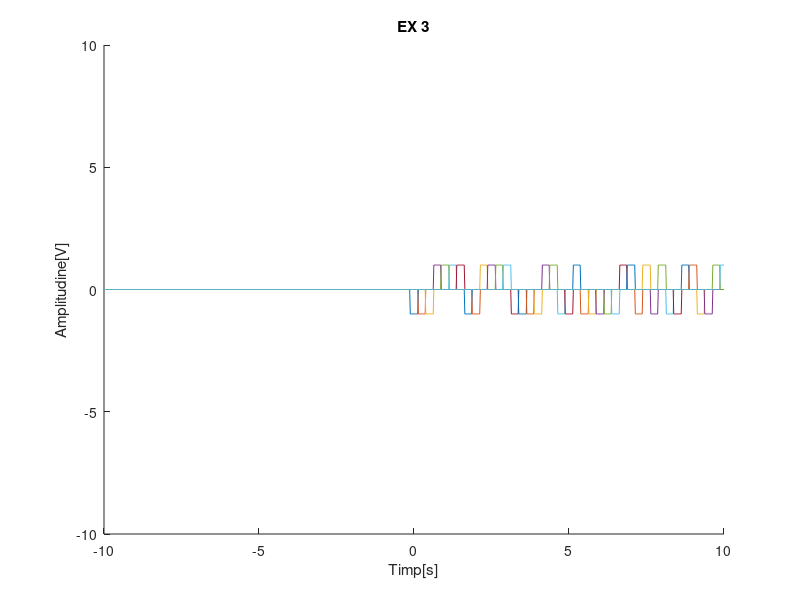
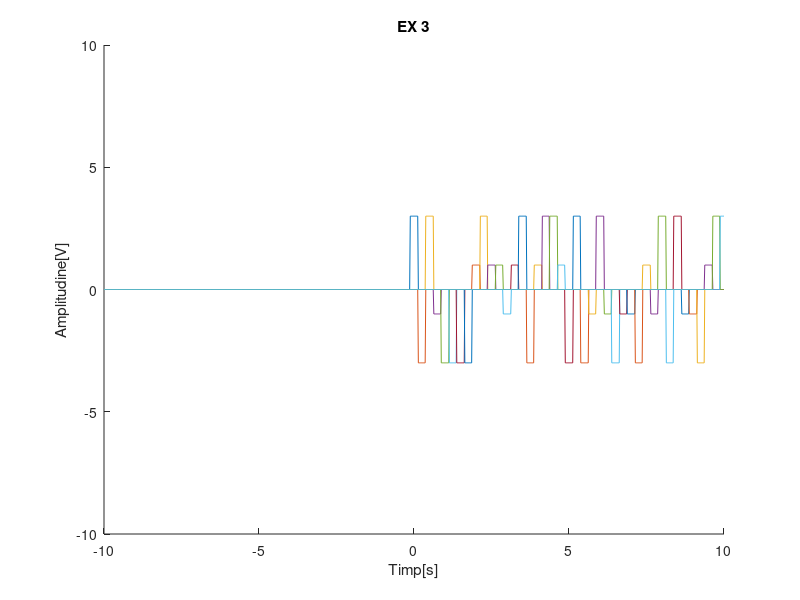
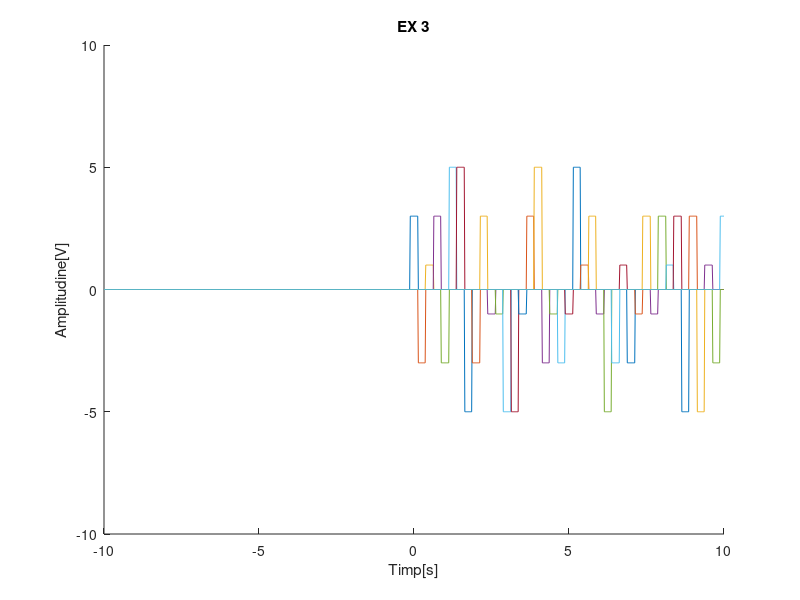
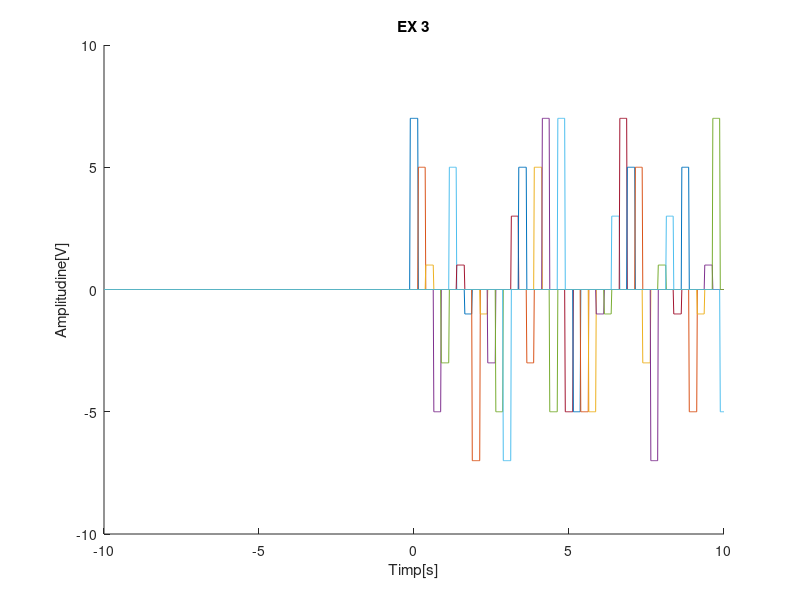

MATLAB code for these plots, in order:
close all;
%pasul = 0.020
%a)
figure(1);

T=10;
t= -T:0.020:T;
nivel = [-1 1];
hold on;
for n=0:0.25:10
y = datasample(nivel, 1);
plot(t, y*rectpuls(t-n, 0.25));
end
axis([-10 10 -10 10]);
title('EX 3');
xlabel('Timp[s]');
ylabel('Amplitudine[V]');


%b)
figure (2);
T=10;
t= -T:0.020:T;
nivel1 = [-3 -1 1 3];
hold on;
for n=0:0.25:10
y = datasample(nivel1, 1);
plot(t, y*rectpuls(t-n, 0.25));
end
axis([-10 10 -10 10]);
title('EX 3');
xlabel('Timp[s]');
ylabel('Amplitudine[V]');

%c)
figure(3);
T=10;
t= -T:0.020:T;
nivel2 = [-5 -3 -1 1 3 5];
hold on;
for n=0:0.25:10
y = datasample(nivel2, 1);
plot(t, y*rectpuls(t-n, 0.25));
end
axis([-10 10 -10 10]);
title('EX 3');
xlabel('Timp[s]');
ylabel('Amplitudine[V]');

%d)
figure(4);
T=10;
t= -T:0.020:T;
nivel3 = [-7 -5 -3 -1 1 3 5 7];
hold on;
for n=0:0.25:10
y = datasample(nivel3, 1);
plot(t, y*rectpuls(t-n, 0.25));
end
axis([-10 10 -10 10]);
title('EX 3');
xlabel('Timp[s]');
ylabel('Amplitudine[V]');